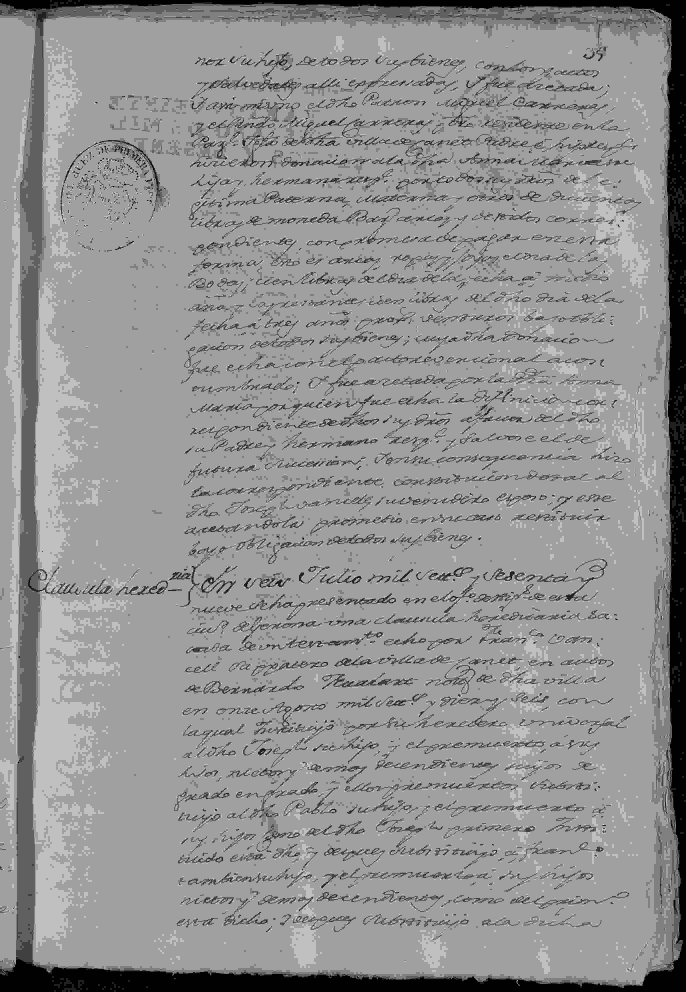
#> input picture kraken/tests/resources/170025120000003,0074.jpg, 2743 x 3965 px (shown at 1/4 size)
$ python gemini_read_test.py ../kraken/tests/resources/170025120000003,0074.jpg
#> lines starting #> are read from the running program, lines starting #| are printed output that depends on the picture
"""
Gemini colour-key READ test (ARCHITECTURE.md §16 Q1 — the load-bearing unknown).

Sends a colour-keyed overlay image to Gemini and asks for JSON keyed by colour,
then checks whether the model actually (a) read the colours and (b) assigned the
right text to each. This is the one thing no offline mock could prove.

COST DISCIPLINE (global-memory paid-API rule):
  - Uses REST generateContent (billable). Runs ONLY when invoked explicitly.
  - Prints a per-image cost estimate BEFORE the call and reports ACTUAL token
    usage + cost AFTER. Downscales images first so we never over-send tokens.
  - Key read from ~/.config/escript-ai/gemini.key (600, outside the repo).

Usage:
  python3 gemini_read_test.py <overlay.png> [--truth-from-synthetic]
"""
from __future__ import annotations

import base64
import io
import json
import os
import re
import sys

import requests
from PIL import Image

KEY_PATH = os.path.expanduser("~/.config/escript-ai/gemini.key")
MODEL = "gemini-2.5-flash"
ENDPOINT = f"https://generativelanguage.googleapis.com/v1beta/models/{MODEL}:generateContent"
MAX_EDGE = 1024

# Gemini 2.5 Flash pricing (verify before relying on it). Free tier may apply.
IN_USD_PER_1M = 0.30
OUT_USD_PER_1M = 2.50


def load_key() -> str:
    with open(KEY_PATH) as f:
        return f.read().strip()


def downscale_b64(path: str) -> tuple[str, int, int]:
    im = Image.open(path).convert("RGB")
    im.thumbnail((MAX_EDGE, MAX_EDGE))
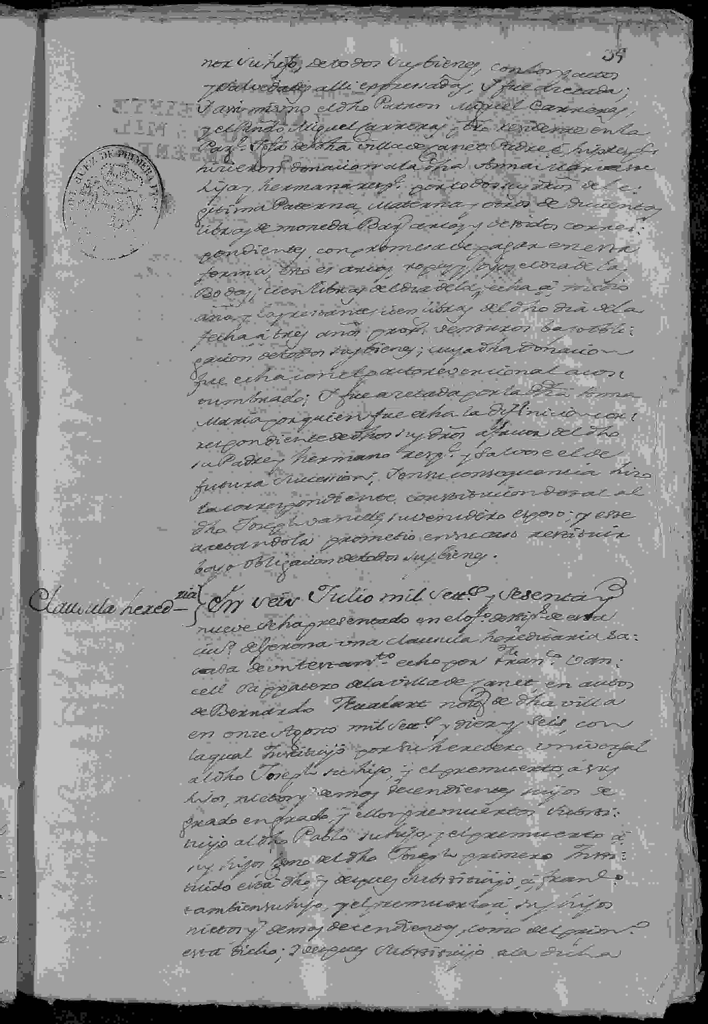
#> im: PIL image 708x1024 RGB; min 0, max 225, mean 145.7
    buf = io.BytesIO()
    im.save(buf, format="PNG")
    b = buf.getvalue()
    return base64.b64encode(b).decode(), im.width, im.height


def est_image_tokens(w: int, h: int) -> int:
    # Gemini tiles images ~768px; ~258 tokens/tile, min 258.
    import math
    tiles = max(1, math.ceil(w / 768) * math.ceil(h / 768))
    return max(258, tiles * 258)


PROMPT = (
    "This manuscript image has each text line highlighted in a distinct colour "
    "(see the coloured band over each line and the colour label in the left "
    "margin). Transcribe the text of each coloured line diplomatically — do not "
    "expand abbreviations, do not modernise spelling, do not add punctuation. "
    "Return ONLY a JSON object mapping each colour name (exactly as labelled: "
    "e.g. \"red\", \"blue\", \"green\", \"orange\", \"purple\", \"brown\", "
    "\"magenta\", \"teal\") to that line's text. No commentary."
)


def parse_json(raw: str) -> dict:
    m = re.search(r"\{.*\}", raw, re.S)
    if not m:
        return {}
    try:
        return json.loads(m.group(0))
    except json.JSONDecodeError:
        return {}


def main() -> None:
    if len(sys.argv) < 2:
        print(__doc__)
        sys.exit(1)
    overlay = sys.argv[1]
    b64, w, h = downscale_b64(overlay)
#> w = 708; h = 1024

    est_in = est_image_tokens(w, h) + 120  # + prompt
#> est_in = 636
    est_out = 400
    est_cost = est_in * IN_USD_PER_1M / 1e6 + est_out * OUT_USD_PER_1M / 1e6
#> est_cost = 0.00119
    print(f"[pre-flight] image {w}x{h}, ~{est_in} in + ~{est_out} out tokens "
          f"=> est ~${est_cost:.5f} (free tier may make this $0)")
#| [pre-flight] image 708x1024, ~636 in + ~400 out tokens => est ~$0.00119 (free tier may make this $0)

    payload = {
        "contents": [{"parts": [
            {"text": PROMPT},
            {"inline_data": {"mime_type": "image/png", "data": b64}},
        ]}],
        "generationConfig": {"temperature": 0},
    }
    r = requests.post(ENDPOINT, headers={"x-goog-api-key": load_key()},
                      json=payload, timeout=120)
    r.raise_for_status()
    data = r.json()

    raw = data["candidates"][0]["content"]["parts"][0]["text"]
    usage = data.get("usageMetadata", {})
    tin = usage.get("promptTokenCount", est_in)
    tout = usage.get("candidatesTokenCount", est_out)
    actual = tin * IN_USD_PER_1M / 1e6 + tout * OUT_USD_PER_1M / 1e6
    print(f"[actual] {tin} in + {tout} out tokens => ~${actual:.5f} "
          f"(before any free-tier discount)")

    parsed = parse_json(raw)
    print("\n--- Gemini returned (keyed by colour) ---")
    for k, v in parsed.items():
        print(f"  {k:9}: {v!r}")

    # optional accuracy check against the synthetic ground truth
    if "--truth-from-synthetic" in sys.argv:
        from spike import GROUND_TRUTH
        from overlay import PALETTE
        gt = {PALETTE[i][0]: GROUND_TRUTH[i] for i in range(len(GROUND_TRUTH))}
        print("\n--- accuracy vs synthetic ground truth ---")
        hits = 0
        for colour, truth in gt.items():
            got = parsed.get(colour)
            ok = got == truth
            hits += ok
            print(f"  {colour:9}: {'OK ' if ok else 'MISS'} got={got!r}")
        print(f"\n  {hits}/{len(gt)} colours read correctly.")

    print("\n--- raw response (for inspection) ---")
    print(raw[:800])


if __name__ == "__main__":
#> (the run stopped early here; a loop or call above may not have finished)
